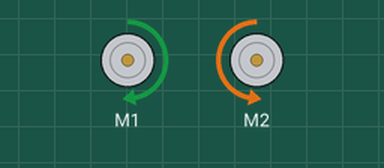
The sketch below on a simulated Arduino Leonardo, built with avr-gcc and run on an emulated ATmega32U4. On the bench: 2 × DC motor (green arrow = forward, orange = backward, longer = faster).

Above: at 1.1 s.
At 1.8 s:
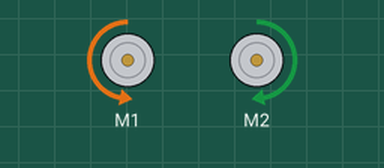
At 4.1 s:
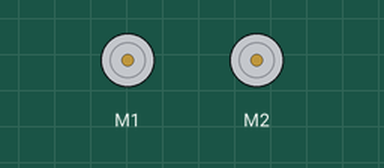
Timing chart, 0 to 5.6 s (numbered marks = the images above):
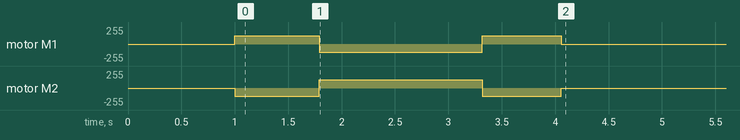

The sketch:

prog.ino
```cpp
#include "prog.hpp"
#include "robot.hpp"

static Robot *robot;

void setup() {
    // setup robot
    robot = Robot::makeRobot();
}

void loop() {
    // run robot
    robot->loop();
}
```

bt.cpp
```cpp
#include "bt.hpp"

BehaviorTree *BehaviorTree::makeBehaviorTree(Robot *r) {
    BehaviorTree *bt = new BehaviorTree(r);
    return bt;
}

BehaviorTree::BehaviorTree(Robot *r) : r_(r){
}

void BehaviorTree::tick() {
    tick_cnt_ += 1;
    if (tick_cnt_ >= max_tick_) {
        tick_cnt_ = 0;
        _tick();
    }
}

void BehaviorTree::setTickRate(uint32_t max_tick) {
    max_tick_ = max_tick;
}

void BehaviorTree::_tick() {

}
```

bt.hpp
```cpp
#pragma once

#include <stdint.h>

class Robot;

class BehaviorTree {
public:
    static BehaviorTree *makeBehaviorTree(Robot *r);

public:
    void tick();
    void setTickRate(uint32_t max_tick);

private:
    explicit BehaviorTree(Robot *r);

private:
    void _tick();

private:
    uint32_t tick_cnt_ = 0;
    uint32_t max_tick_ = 0;

private:
    Robot *r_;
};
```

prog.hpp
```cpp
#pragma once

#pragma clang diagnostic push
#pragma clang diagnostic ignored "-Wc++11-narrowing"
#include <Zumo32U4.h>
#pragma clang diagnostic pop
```

robot.cpp
```cpp
#include "robot.hpp"
#include "bt.hpp"

Robot *Robot::makeRobot() {
    Robot *r;

    // create robot singletone
    r = new Robot();

    // setup serial
    Serial.begin(baud_rate_);

    // setup line sensors
    r->line_sensor_ = new Zumo32U4LineSensors();
    // use {SENSOR_DOWN1, SENSOR_DOWN3, SENSOR_DOWN5}
    r->line_sensor_->initThreeSensors();

    // setup proximity sensors
    r->proximity_sensor_ = new Zumo32U4ProximitySensors();
    // use left, front, right sensors
    r->proximity_sensor_->initThreeSensors();

    // reset encoders
    r->getCountsAndResetLeft();
    r->getCountsAndResetRight();

    // setup motors
    r->setSpeeds(0, 0);

    // setup localization
    // TODO

    // setup AI
    r->bt_ = BehaviorTree::makeBehaviorTree(r);

    // reset status
    r->calibrateSensors();
    r->reset_manual();

    return r;
}

void Robot::reset_manual() {
    // stop robot
    setSpeeds(0, 0);

    // clear encoder
    getCountsAndResetLeft();
    getCountsAndResetRight();
    l_cnt_ = 0;
    r_cnt_ = 0;
}

void Robot::reset_semi() {
    reset_manual();
}

void Robot::reset_auto() {
    reset_manual();
}


void Robot::loop() {
    switch (mode_) {
        case operation_mode::manual:
            manual_loop();
            break;
        case operation_mode::semi:
            semi_loop();
            break;
        case operation_mode::full:
            auto_loop();
            break;
        default:
            break;
    }
}

void Robot::manual_loop() {
    if (Serial.available() > 0) {
        String cmd;
        cmd = Serial.readString();
        cmd.trim();
        switch (cmd.charAt(0)) {
            case 'g':
                // goto
                switch (cmd.charAt(1)) {
                    case 'w':
                        // gw: forward
                        setSpeeds(100, 100);
                        break;
                    case 's':
                        // gs: backward
                        setSpeeds(-100, -100);
                        break;
                    case 'a':
                        // ga: turn left
                        setSpeeds(0, 100);
                        break;
                    case 'd':
                        // gd: turn right
                        setSpeeds(100, 0);
                        break;
                    case 't':
                        // gt: stop
                        setSpeeds(0, 0);
                        break;
                    default:
                        // invalid commmand
                        break;
                }
                break;
            case 's':
                // s: stop
                setSpeeds(0, 0);
                break;
            // case 'q':
            //     // q: query
            //     switch (cmd.charAt(1)) {
            //         case 'm':
            //             // qm: query mode
            //             String resp = "m:" + String(static_cast<int>(mode_)) + "\r\n";
            //             Serial.write(resp.c_str(), resp.length());
            //             break;
            //     }
            //     break;
            default:
                // invalid commmand
                break;
        }
    }
}

void Robot::semi_loop() {

}

void Robot::auto_loop() {

}


// utility functions

void Robot::setLeftSpeed(int16_t l_speed) {
    l_speed_ = l_speed;
    Zumo32U4Motors::setLeftSpeed(l_speed_);
}

void Robot::setRightSpeed(int16_t r_speed) {
    r_speed_ = r_speed;
    Zumo32U4Motors::setRightSpeed(r_speed_);
}

void Robot::setSpeeds(int16_t l_speed, int16_t r_speed) {
    l_speed_ = l_speed;
    r_speed_ = r_speed;
    Zumo32U4Motors::setSpeeds(l_speed_, r_speed_);
}

int16_t Robot::getLeftCounts() const {
    return l_cnt_;
}

int16_t Robot::getRightCounts() const {
    return r_cnt_;
}

int16_t Robot::getCountsLeft() {
    l_cnt_ = Zumo32U4Encoders::getCountsLeft();
    return l_cnt_;
}

int16_t Robot::getCountsRight() {
    r_cnt_ = Zumo32U4Encoders::getCountsRight();
    return r_cnt_;
}

int16_t Robot::getCountsAndResetLeft() {
    l_cnt_ = Zumo32U4Encoders::getCountsAndResetLeft();
    return l_cnt_;
}

int16_t Robot::getCountsAndResetRight() {
    r_cnt_ = Zumo32U4Encoders::getCountsAndResetRight();
    return r_cnt_;
}

int32_t Robot::x() const {
    return x_;
}

int32_t Robot::y() const {
    return y_;
}

const int32_t *Robot::map_dim() const {
    return map_dim_;
}

const int32_t *Robot::map() const {
    return map_;
}

void Robot::setOperationMode(uint16_t mode_index) {
    if (mode_index == static_cast<uint16_t>(mode_)) {
        return;
    }
    switch (mode_index) {
        case 0:
            mode_ = operation_mode::manual;
            reset_manual();
            break;
        case 1:
            mode_ = operation_mode::semi;
            reset_semi();
            break;
        case 2:
            mode_ = operation_mode::full;
            reset_auto();
            break;
        default:
            break;
    }
}

void Robot::calibrateSensors() {
    // this code is based on LineFollower.ino
    delay(1000);
    for (uint16_t i = 0; i < 120; ++i) {
        if (i > 30 && i <= 90) {
            setSpeeds(-200, 200);
        } else {
            setSpeeds(200, -200);
        }
        line_sensor_->calibrate();
    }
    setSpeeds(0, 0);
}
```

robot.hpp
```cpp
#pragma once

#include "prog.hpp"

class BehaviorTree;

class Robot {
// interface
public:
    static Robot *makeRobot();
    void loop(void);

// handler
public:
    void reset_manual();
    void reset_semi();
    void reset_auto();

    void manual_loop();
    void semi_loop();
    void auto_loop();

// sensors
public:
    void calibrateSensors();

private:
    Zumo32U4LineSensors *line_sensor_ = nullptr;
    Zumo32U4ProximitySensors *proximity_sensor_ = nullptr;

    static constexpr int16_t num_line_sensors = 3;
    unsigned int line_sensor_reading_[num_line_sensors];

// actuators
public:
    void setLeftSpeed(int16_t l_speed);
    void setRightSpeed(int16_t r_speed);
    void setSpeeds(int16_t l_speed, int16_t r_speed);

    int16_t getLeftCounts() const;
    int16_t getRightCounts() const;

    int16_t getCountsLeft();
    int16_t getCountsAndResetLeft();
    int16_t getCountsRight();
    int16_t getCountsAndResetRight();

private:
    int16_t l_speed_ = 0;
    int16_t r_speed_ = 0;

    int32_t l_cnt_ = 0;
    int32_t r_cnt_ = 0;

// control
public:


private:


// localization
public:
    // robot position in map
    int32_t x() const;
    int32_t y() const;
    // robot direction using discretized angle
    int32_t theta() const;
    // map_dim[0] = height
    // map_dim[1] = width
    const int32_t *map_dim() const;
    const int32_t *map() const;

private:
    int32_t x_ = 0;
    int32_t y_ = 0;
    int32_t theta_ = 0;
    int32_t *map_dim_ = nullptr;
    int32_t *map_ = nullptr;


// AI
public:
    enum class operation_mode {
        manual, semi, full
    };
    operation_mode mode_ = operation_mode::manual;
    void setOperationMode(uint16_t mode_index);

private:
    BehaviorTree *bt_;

// communication
public:

private:
    static constexpr unsigned long baud_rate_ = 115200UL;

// helper
private:
    Robot() = default;
};
```

Measured:
- by itself, motor M1: stopped → forward 127/255 at 1.0 s, → backward 127/255 0.79 s later, → forward 127/255 1.5 s later, → stopped 0.74 s later
- by itself, motor M2: stopped → backward 127/255 at 1.0 s, → forward 127/255 0.79 s later, → backward 127/255 1.5 s later, → stopped 0.74 s later
